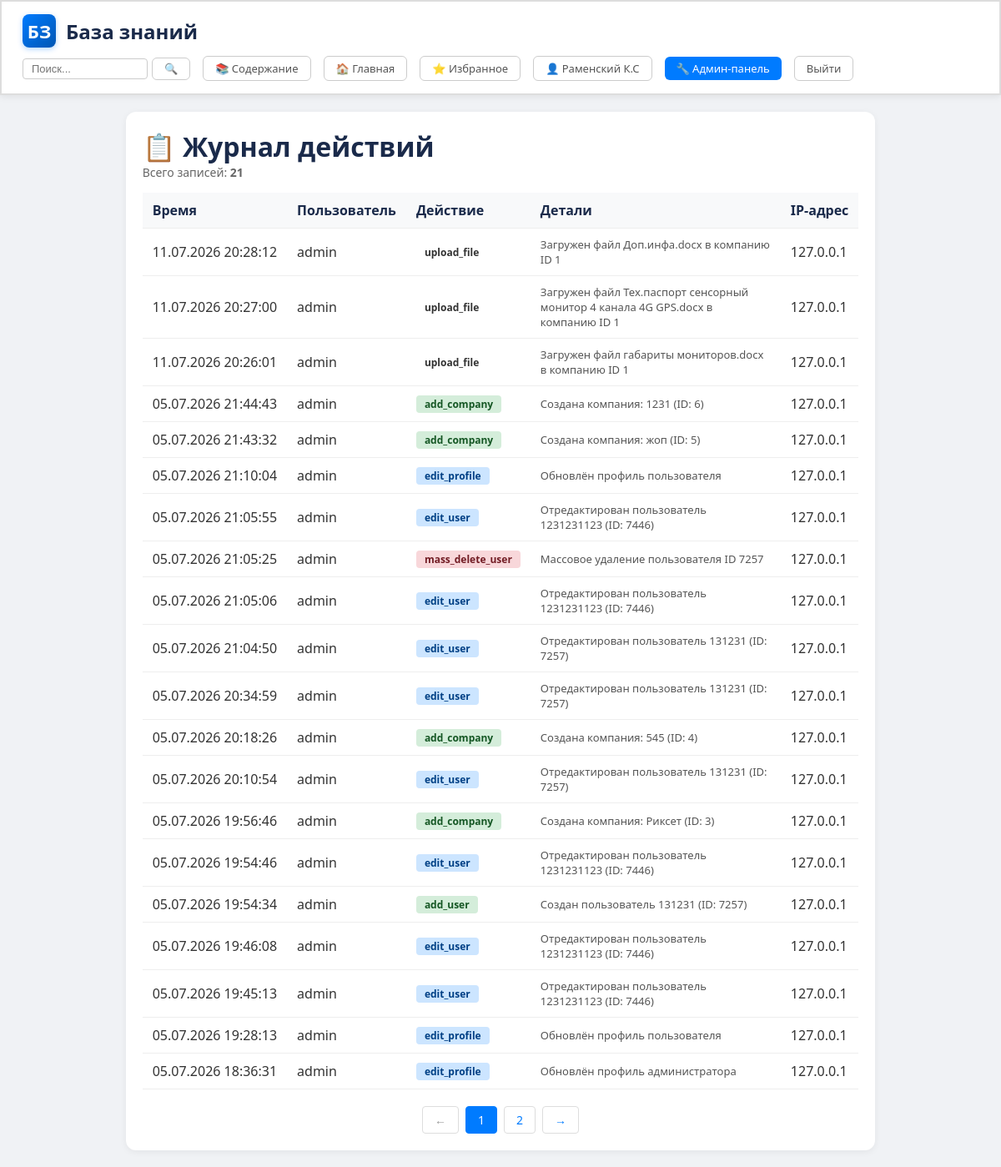
Page /logs.php (signed in) on the committed database.
### tables this page shows
CREATE TABLE `users` (
  `id` int(11) NOT NULL AUTO_INCREMENT,
  `login` varchar(50) NOT NULL,
  `password` varchar(255) NOT NULL,
  `role` enum('admin','editor','employee','guest') DEFAULT 'guest',
  `full_name` varchar(255) DEFAULT NULL,
  `last_activity` datetime DEFAULT NULL,
  `position` varchar(255) DEFAULT NULL,
  `avatar` varchar(255) DEFAULT NULL,
  `deleted` tinyint(1) DEFAULT 0,
  `deleted_at` datetime DEFAULT NULL,
  `email` varchar(255) DEFAULT NULL,
  `backup_email` varchar(255) DEFAULT NULL,
  `phone` varchar(20) DEFAULT NULL,
  `two_factor_enabled` tinyint(1) DEFAULT 0,
  PRIMARY KEY (`id`),
  UNIQUE KEY `login` (`login`)
);

CREATE TABLE `logs` (
  `id` int(11) NOT NULL AUTO_INCREMENT,
  `user_id` int(11) NOT NULL,
  `action` varchar(255) NOT NULL,
  `details` text DEFAULT NULL,
  `old_data` text DEFAULT NULL,
  `new_data` text DEFAULT NULL,
  `ip` varchar(45) DEFAULT NULL,
  `created_at` timestamp NOT NULL DEFAULT current_timestamp(),
  PRIMARY KEY (`id`),
  KEY `user_id` (`user_id`)
);

### config.php (called while the page is built, shortened)
<?php
$site_name = 'База знаний';
?>

### logs.php (the view, shortened to what this page needs)
<?php
require_once 'config.php';
$show_search = true;
include 'header.php';
$page = max(1, (int)($_GET['page'] ?? 1));
$per_page = 20;
$offset = ($page - 1) * $per_page;
$count_result = $mysqli->query("SELECT COUNT(*) as total FROM logs");
$total = $count_result->fetch_assoc()['total'];
$total_pages = max(1, ceil($total / $per_page));
$stmt = $mysqli->prepare("
    SELECT l.*, u.login as user_login, u.full_name as user_name
    FROM logs l
    LEFT JOIN users u ON u.id = l.user_id
    ORDER BY l.created_at DESC
    LIMIT ?, ?
");
$stmt->bind_param("ii", $offset, $per_page);
$stmt->execute();
$logs = $stmt->get_result();
?>
<!DOCTYPE html>
<html lang="ru">
<head>
<link rel="stylesheet" href="style.css">
</head>
<body>
<div class="container">
<div class="logs-container">
<h1>📋 Журнал действий</h1>
<p style="color:#666;font-size:14px;">Всего записей: <strong><?= (int)$total ?></strong></p>
<table class="logs-table">
<thead>
<tr>
<th>Время</th>
<th>Пользователь</th>
<th>Действие</th>
<th>Детали</th>
<th>IP-адрес</th>
</tr>
</thead>
<tbody>
<?php if ($logs->num_rows > 0): ?>
<?php while ($log = $logs->fetch_assoc()):
    $action_class = '';
    if (strpos($log['action'], 'add') !== false) $action_class = 'add';
    elseif (strpos($log['action'], 'edit') !== false) $action_class = 'edit';
    elseif (strpos($log['action'], 'delete') !== false) $action_class = 'delete';
    elseif (strpos($log['action'], 'login') !== false) $action_class = 'login';
    elseif (strpos($log['action'], 'logout') !== false) $action_class = 'logout';
    elseif (strpos($log['action'], '2fa') !== false) $action_class = '2fa';
    elseif (strpos($log['action'], 'recover') !== false) $action_class = 'recover';
?>
<tr>
<td><?= date('d.m.Y H:i:s', strtotime($log['created_at'])) ?></td>
<td><?= htmlspecialchars($log['user_login'] ?? (string)$log['user_id']) ?></td>
<td><span class="action-badge <?= $action_class ?>"><?= htmlspecialchars($log['action']) ?></span></td>
<td class="details-cell">
<?= htmlspecialchars($log['details']) ?>
</td>
<td><?= htmlspecialchars($log['ip']) ?></td>
</tr>
<?php endwhile; ?>
<?php else: ?>
<tr>
<td colspan="5" style="text-align:center;color:#999;padding:30px 0;">Нет записей в журнале</td>
</tr>
<?php endif; ?>
</tbody>
</table>
<?php if ($total_pages > 1): ?>
<div class="pagination">
<?php if ($page > 1): ?>
<a href="?page=<?= $page - 1 ?>" class="page-link">←</a>
<?php else: ?>
<span class="page-link disabled">←</span>
<?php endif; ?>
<?php for ($i = 1; $i <= $total_pages; $i++): ?>
<a href="?page=<?= $i ?>" class="page-link <?= $i == $page ? 'active' : '' ?>"><?= $i ?></a>
<?php endfor; ?>
<?php if ($page < $total_pages): ?>
<a href="?page=<?= $page + 1 ?>" class="page-link">→</a>
<?php else: ?>
<span class="page-link disabled">→</span>
<?php endif; ?>
</div>
<?php endif; ?>
</div>
</div>
</body>
</html>

### header.php (shortened to what this page needs)
<?php
$user_full_name = $_SESSION['full_name'] ?? $_SESSION['login'] ?? 'Гость';
$user_role = $_SESSION['role'] ?? 'guest';
$is_admin = ($user_role == 'admin');
$is_editor = ($user_role == 'editor');
if (isset($_SESSION['user_id'])) {
    $stmt = $mysqli->prepare("SELECT avatar, full_name, position FROM users WHERE id = ?");
    $uid = (int)$_SESSION['user_id'];
    $stmt->bind_param("i", $uid);
    $stmt->execute();
    $user_data = $stmt->get_result()->fetch_assoc();
    if ($user_data) {
        $user_full_name = $user_data['full_name'] ?? $_SESSION['login'];
    }
}
$show_search = $show_search ?? false;
$current_company_name = $current_company_name ?? '';
$site_title = ($site_name ?? 'База знаний') . ($current_company_name ? ' — ' . $current_company_name : '');
?>
<header class="header">
    <div class="logo">
        <span class="logo-svg" title="База знаний">БЗ</span>
        <span class="site-title"><?= htmlspecialchars($site_title) ?></span>
    </div>
    <div class="user-menu">
        <?php if ($show_search): ?>
        <form action="search.php" method="get" class="search-form">
            <input type="text" name="q" placeholder="Поиск..." value="<?= htmlspecialchars($_GET['q'] ?? '') ?>">
            <button type="submit" class="btn btn-sm btn-outline">🔍</button>
        </form>
        <?php endif; ?>
        <?php if (!empty($_SESSION['last_company_id'])): ?>
            <a href="view.php?company=<?= (int)$_SESSION['last_company_id'] ?>" class="btn btn-sm btn-outline">📚 Содержание</a>
        <?php else: ?>
            <a href="index.php" class="btn btn-sm btn-outline">📚 Содержание</a>
        <?php endif; ?>
        <a href="index.php" class="btn btn-sm btn-outline">🏠 Главная</a>
        <?php if (isset($_SESSION['user_id'])): ?>
            <a href="favorites.php" class="btn btn-sm btn-outline">⭐ Избранное</a>
        <?php endif; ?>
        <?php if (isset($_SESSION['user_id'])): ?>
            <a href="profile.php" class="btn-profile">👤 <?= htmlspecialchars($user_full_name) ?></a>
        <?php else: ?>
            <a href="login.php" class="btn btn-sm btn-primary">Войти</a>
        <?php endif; ?>
        <?php if (isset($_SESSION['user_id']) && ($is_admin || $is_editor)): ?>
            <a href="admin.php" class="btn btn-sm btn-primary">🔧 Админ-панель</a>
        <?php endif; ?>
        <?php if (isset($_SESSION['user_id'])): ?>
            <a href="logout.php" class="btn btn-sm btn-outline">Выйти</a>
        <?php endif; ?>
    </div>
</header>

### style.css (style rules this page uses)
* { margin: 0; padding: 0; box-sizing: border-box; }
body { font-family: 'Segoe UI', Arial, sans-serif; background: #f0f2f5; color: #333; min-height: 100vh; }
.container { width: 100%; max-width: 100%; padding: 0 15px; margin: 0; display: flex; flex-direction: column; min-height: 100vh; }
.header { background: #ffffff; padding: 15px 25px; border: 2px solid #ddd; border-radius: 0; box-shadow: 0 2px 8px rgba(0,0,0,0.08); display: flex; justify-content: space-between; align-items: center; margin: 0; flex-wrap: wrap; gap: 10px; width: 100%; }
.logo { display: flex; align-items: center; gap: 12px; }
.site-title { font-size: 24px; font-weight: 700; color: #1a2a4a; }
.user-menu { display: flex; align-items: center; gap: 15px; flex-wrap: wrap; }
.user-menu .search-form { display: flex; align-items: center; gap: 5px; }
.user-menu .search-form input[type="text"] { padding: 4px 10px; border: 1px solid #ccc; border-radius: 4px; font-size: 13px; width: 150px; }
.user-menu .btn-profile { background: transparent; border: 1px solid #ccc; color: #555; padding: 5px 14px; border-radius: 6px; text-decoration: none; font-weight: 500; font-size: 13px; transition: all 0.2s; display: inline-flex; align-items: center; gap: 6px; }
.btn { display: inline-block; padding: 8px 20px; border-radius: 6px; text-decoration: none; font-weight: 500; font-size: 14px; border: none; cursor: pointer; transition: all 0.2s; }
.btn-primary { background: #007bff; color: #fff; }
.btn-sm { padding: 5px 14px; font-size: 13px; }
.btn-outline { background: transparent; border: 1px solid #ccc; color: #555; }

### header.php (style rules this page uses)
.header { background: #ffffff; padding: 15px 25px; border: 2px solid #ddd; border-radius: 0; box-shadow: 0 2px 8px rgba(0,0,0,0.08); display: flex; justify-content: space-between; align-items: center; margin: 0; flex-wrap: wrap; gap: 10px; width: 100%; }
.logo { display: flex; align-items: center; gap: 12px; }
.logo-svg { width: 40px; height: 40px; display: inline-block; background: linear-gradient(135deg, #007bff 0%, #0056b3 100%); border-radius: 8px; display: flex; align-items: center; justify-content: center; color: #fff; font-size: 22px; font-weight: 700; box-shadow: 0 2px 6px rgba(0,123,255,0.3); flex-shrink: 0; }
.site-title { font-size: 24px; font-weight: 700; color: #1a2a4a; }
.user-menu { display: flex; align-items: center; gap: 15px; flex-wrap: wrap; }
.user-menu .search-form { display: flex; align-items: center; gap: 5px; }
.user-menu .search-form input[type="text"] { padding: 4px 10px; border: 1px solid #ccc; border-radius: 4px; font-size: 13px; width: 150px; }
.user-menu .btn-profile { background: transparent; border: 1px solid #ccc; color: #555; padding: 5px 14px; border-radius: 6px; text-decoration: none; font-weight: 500; font-size: 13px; transition: all 0.2s; display: inline-flex; align-items: center; gap: 6px; }

### logs.php (style rules this page uses)
.logs-container { max-width: 1200px; margin: 20px auto; padding: 20px; background: #fff; border-radius: 12px; box-shadow: 0 2px 8px rgba(0,0,0,0.06); }
.logs-container h1 { margin-top: 0; color: #1a2a4a; }
.logs-table { width: 100%; border-collapse: collapse; margin-top: 15px; }
.logs-table th, .logs-table td { padding: 10px 12px; text-align: left; border-bottom: 1px solid #eee; }
.logs-table th { background: #f8f9fa; font-weight: 600; color: #1a2a4a; }
.logs-table .action-badge { display: inline-block; padding: 2px 10px; border-radius: 4px; font-size: 12px; font-weight: 600; }
.logs-table .action-badge.add { background: #d4edda; color: #155724; }
.logs-table .action-badge.edit { background: #cce5ff; color: #004085; }
.logs-table .action-badge.delete { background: #f8d7da; color: #721c24; }
.logs-table .details-cell { max-width: 300px; word-wrap: break-word; font-size: 13px; color: #555; }
.pagination { display: flex; gap: 8px; justify-content: center; margin-top: 20px; flex-wrap: wrap; }
.pagination .page-link { padding: 6px 14px; border: 1px solid #ddd; border-radius: 4px; text-decoration: none; color: #007bff; font-size: 14px; }
.pagination .page-link.active { background: #007bff; color: #fff; border-color: #007bff; }
.pagination .page-link.disabled { color: #999; pointer-events: none; }

### rows in the picture
users: full_name "Раменский К.С"
logs: created_at "11.07.2026 20:28:12", user.login "admin", action "upload_file", details "Загружен файл Доп.инфа.docx в компанию ID 1", ip "127.0.0.1"
logs: created_at "11.07.2026 20:27:00", user.login "admin", action "upload_file", details "Загружен файл Тех.паспорт сенсорный монитор 4 канала 4G GPS.docx в компанию ID 1", ip "127.0.0.1"
logs: created_at "11.07.2026 20:26:01", user.login "admin", action "upload_file", details "Загружен файл габариты мониторов.docx в компанию ID 1", ip "127.0.0.1"
logs: created_at "05.07.2026 21:44:43", user.login "admin", action "add_company", details "Создана компания: 1231 (ID: 6)", ip "127.0.0.1"
logs: created_at "05.07.2026 21:43:32", user.login "admin", action "add_company", details "Создана компания: жоп (ID: 5)", ip "127.0.0.1"
logs: created_at "05.07.2026 21:10:04", user.login "admin", action "edit_profile", details "Обновлён профиль пользователя", ip "127.0.0.1"
logs: created_at "05.07.2026 21:05:55", user.login "admin", action "edit_user", details "Отредактирован пользователь 1231231123 (ID: 7446)", ip "127.0.0.1"
logs: created_at "05.07.2026 21:05:25", user.login "admin", action "mass_delete_user", details "Массовое удаление пользователя ID 7257", ip "127.0.0.1"
logs: created_at "05.07.2026 21:05:06", user.login "admin", action "edit_user", details "Отредактирован пользователь 1231231123 (ID: 7446)", ip "127.0.0.1"
logs: created_at "05.07.2026 21:04:50", user.login "admin", action "edit_user", details "Отредактирован пользователь 131231 (ID: 7257)", ip "127.0.0.1"
logs: created_at "05.07.2026 20:34:59", user.login "admin", action "edit_user", details "Отредактирован пользователь 131231 (ID: 7257)", ip "127.0.0.1"
logs: created_at "05.07.2026 20:18:26", user.login "admin", action "add_company", details "Создана компания: 545 (ID: 4)", ip "127.0.0.1"
logs: created_at "05.07.2026 20:10:54", user.login "admin", action "edit_user", details "Отредактирован пользователь 131231 (ID: 7257)", ip "127.0.0.1"
logs: created_at "05.07.2026 19:56:46", user.login "admin", action "add_company", details "Создана компания: Риксет (ID: 3)", ip "127.0.0.1"
logs: created_at "05.07.2026 19:54:46", user.login "admin", action "edit_user", details "Отредактирован пользователь 1231231123 (ID: 7446)", ip "127.0.0.1"
logs: created_at "05.07.2026 19:54:34", user.login "admin", action "add_user", details "Создан пользователь 131231 (ID: 7257)", ip "127.0.0.1"
logs: created_at "05.07.2026 19:46:08", user.login "admin", action "edit_user", details "Отредактирован пользователь 1231231123 (ID: 7446)", ip "127.0.0.1"
logs: created_at "05.07.2026 19:45:13", user.login "admin", action "edit_user", details "Отредактирован пользователь 1231231123 (ID: 7446)", ip "127.0.0.1"
logs: created_at "05.07.2026 19:28:13", user.login "admin", action "edit_profile", details "Обновлён профиль пользователя", ip "127.0.0.1"
logs: created_at "05.07.2026 18:36:31", user.login "admin", action "edit_profile", details "Обновлён профиль администратора", ip "127.0.0.1"

### other values in the picture
$site_title "База знаний"
$total "21"
